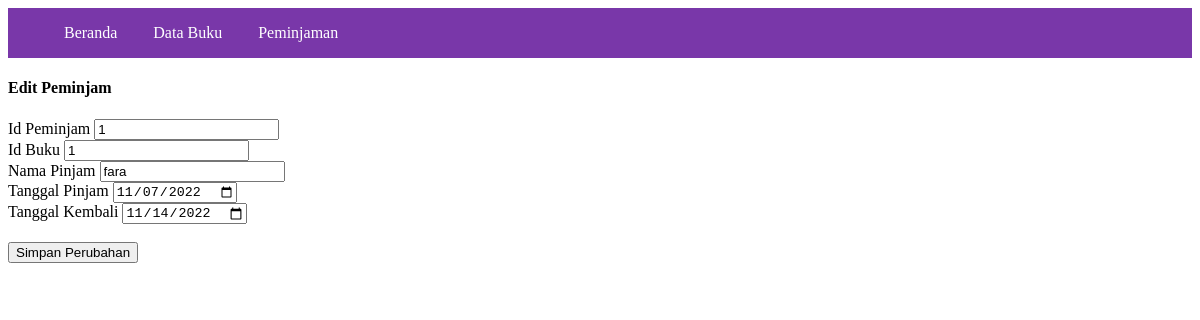
The app's page /view/edit_pinjam.php?id_pinjam=1 with its own data.
### tables this page shows
CREATE TABLE `peminjaman` (
  `id_pinjam` int(11) NOT NULL,
  `id_buku` int(11) NOT NULL,
  `nama_peminjam` varchar(250) NOT NULL,
  `tgl_peminjaman` date NOT NULL,
  `tgl_pengembalian` date NOT NULL
);

### view/edit_pinjam.php (the view, shortened to what this page needs)
<html lang="en">
<head>
</head>
<body>
<?php
    include "../navbar.php";
    ?>
    <h4>Edit Peminjam</h4>
    <?php
	include "../config/koneksi.php";
	$id_pinjam = $_GET['id_pinjam'];
	$query_mysql = mysqli_query($koneksi, "SELECT * FROM peminjaman WHERE id_pinjam='$id_pinjam'")or die(mysql_error());
	while($data = mysqli_fetch_array($query_mysql)){
	?>
    <form action="edit_peminjaman.php" method="post">
        <label for="">Id Peminjam</label> <input type="text" name="id_pinjam" value="<?= $data['id_pinjam'];?>"><br>
        <label for="">Id Buku</label> <input type="text" name="id_buku" value="<?= $data['id_buku'];?>"><br>
        <label for="">Nama Pinjam</label> <input type="text" name="nama_peminjam" value="<?= $data['nama_peminjam'];?>"><br>
        <label for="">Tanggal Pinjam</label> <input type="date" name="tgl_peminjaman" value="<?= $data['tgl_peminjaman'];?>"><br>
        <label for="">Tanggal Kembali</label> <input type="date" name="tgl_pengembalian" value="<?= $data['tgl_pengembalian'];?>"><br>
        <br>
        <button type="submit">Simpan Perubahan</button>
    </form>
    <?php } ?>
</body>
</html>

### records on screen
peminjaman: id_pinjam "1", id_buku "1", nama_peminjam "fara", tgl_peminjaman "11/07/2022", tgl_pengembalian "11/14/2022"
